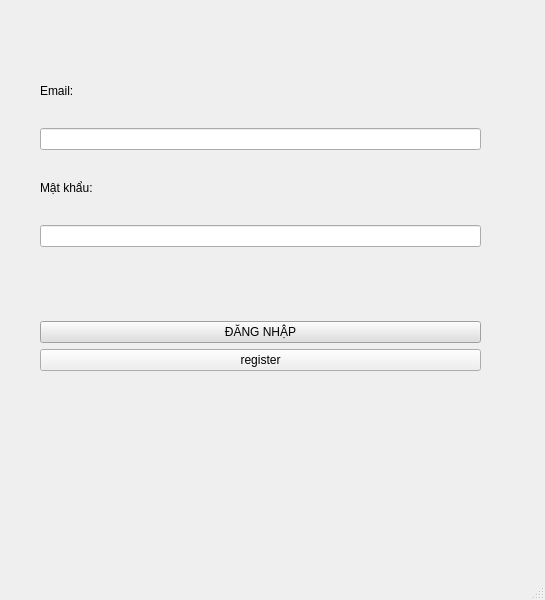
<?xml version="1.0" encoding="UTF-8"?>
<ui version="4.0">
 <class>MainWindow</class>
 <widget class="QMainWindow" name="MainWindow">
  <property name="geometry">
   <rect>
    <x>0</x>
    <y>0</y>
    <width>545</width>
    <height>600</height>
   </rect>
  </property>
  <property name="windowTitle">
   <string>MainWindow</string>
  </property>
  <widget class="QWidget" name="centralwidget">
   <widget class="QWidget" name="widget" native="true">
    <property name="geometry">
     <rect>
      <x>170</x>
      <y>130</y>
      <width>120</width>
      <height>80</height>
     </rect>
    </property>
   </widget>
   <widget class="QWidget" name="widget_2" native="true">
    <property name="geometry">
     <rect>
      <x>40</x>
      <y>10</y>
      <width>441</width>
      <height>371</height>
     </rect>
    </property>
    <property name="styleSheet">
     <string notr="true"/>
    </property>
    <widget class="QWidget" name="verticalLayoutWidget">
     <property name="geometry">
      <rect>
       <x>0</x>
       <y>50</y>
       <width>441</width>
       <height>311</height>
      </rect>
     </property>
     <layout class="QVBoxLayout" name="verticalLayout">
      <item>
       <widget class="QLabel" name="label_6">
        <property name="styleSheet">
         <string notr="true">font: 12pt &quot;MS Shell Dlg 2&quot;;</string>
        </property>
        <property name="text">
         <string>Email:</string>
        </property>
       </widget>
      </item>
      <item>
       <widget class="QLineEdit" name="answer1"/>
      </item>
      <item>
       <widget class="QLabel" name="label_5">
        <property name="styleSheet">
         <string notr="true">font: 12pt &quot;MS Shell Dlg 2&quot;;</string>
        </property>
        <property name="text">
         <string>Mật khẩu:</string>
        </property>
       </widget>
      </item>
      <item>
       <widget class="QLineEdit" name="answer">
        <property name="font">
         <font>
          <underline>false</underline>
         </font>
        </property>
        <property name="cursor">
         <cursorShape>IBeamCursor</cursorShape>
        </property>
        <property name="cursorPosition">
         <number>0</number>
        </property>
       </widget>
      </item>
      <item>
       <widget class="QLabel" name="label_7">
        <property name="styleSheet">
         <string notr="true">font: 8pt &quot;MS Shell Dlg 2&quot;;
text-decoration: underline;
color: rgb(88, 110, 255);</string>
        </property>
        <property name="text">
         <string/>
        </property>
       </widget>
      </item>
      <item>
       <widget class="QPushButton" name="loginbutton">
        <property name="styleSheet">
         <string notr="true">font: 12pt &quot;MS Shell Dlg 2&quot;;
background-color: rgb(223, 223, 223);</string>
        </property>
        <property name="text">
         <string>ĐĂNG NHẬP</string>
        </property>
       </widget>
      </item>
      <item>
       <widget class="QPushButton" name="register_2">
        <property name="text">
         <string>register</string>
        </property>
       </widget>
      </item>
     </layout>
    </widget>
    <widget class="QLabel" name="label">
     <property name="geometry">
      <rect>
       <x>190</x>
       <y>0</y>
       <width>61</width>
       <height>61</height>
      </rect>
     </property>
     <property name="text">
      <string/>
     </property>
     <property name="pixmap">
      <pixmap>../../person.png</pixmap>
     </property>
     <property name="scaledContents">
      <bool>true</bool>
     </property>
    </widget>
   </widget>
  </widget>
  <widget class="QStatusBar" name="statusbar"/>
 </widget>
 <resources/>
 <connections/>
</ui>
